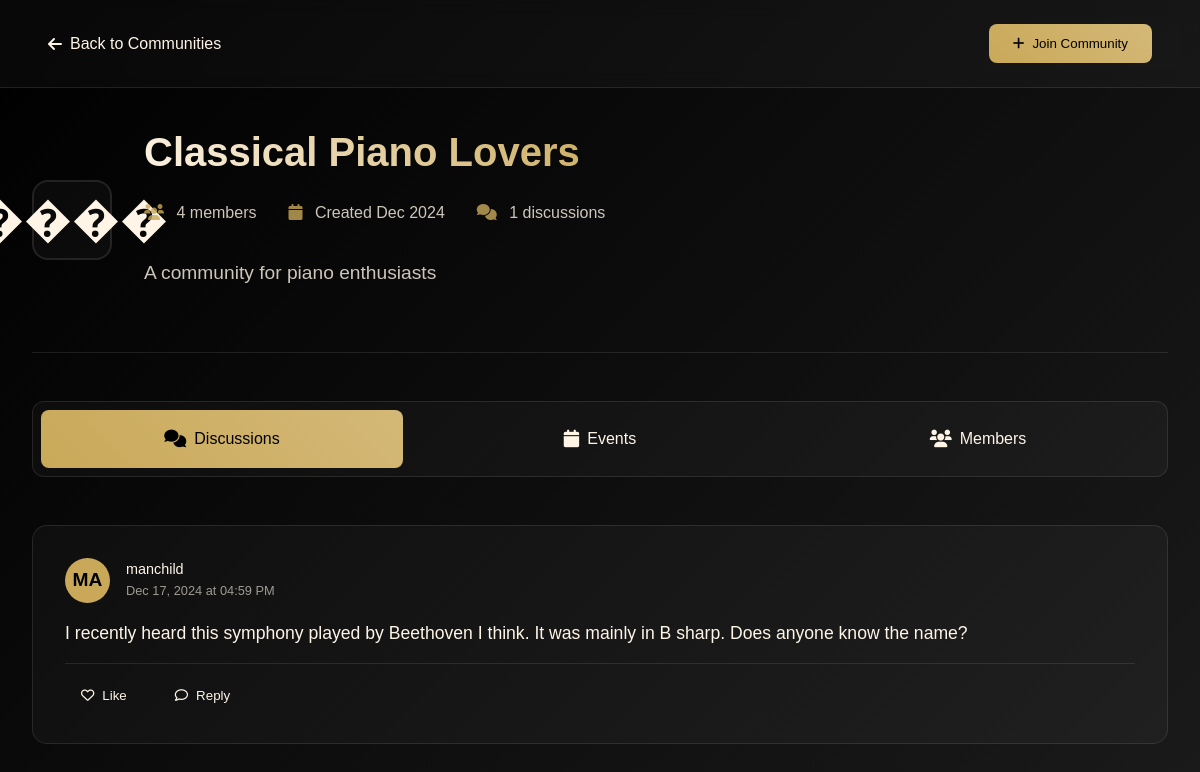
The app's page /pages/communities/view.php?id=1 (signed in) with its own data.
### tables this page shows
CREATE TABLE `communities` (
  `community_id` int(11) NOT NULL,
  `name` varchar(100) NOT NULL,
  `description` text DEFAULT NULL,
  `creator_id` int(11) DEFAULT NULL,
  `created_at` timestamp NOT NULL DEFAULT current_timestamp(),
  `image_path` varchar(255) DEFAULT NULL,
  `created_by` int(11) DEFAULT NULL,
  `category` enum('Classical','Baroque','Romantic','Contemporary','Theory','Performance','General') NOT NULL DEFAULT 'General',
  `rules` text DEFAULT NULL,
  `guidelines` text DEFAULT NULL
);

CREATE TABLE `community_posts` (
  `post_id` int(11) NOT NULL,
  `community_id` int(11) DEFAULT NULL,
  `user_id` int(11) DEFAULT NULL,
  `content` text NOT NULL,
  `created_at` timestamp NOT NULL DEFAULT current_timestamp()
);

CREATE TABLE `users` (
  `user_id` int(11) NOT NULL,
  `username` varchar(50) NOT NULL,
  `email` varchar(100) NOT NULL,
  `password_hash` varchar(255) NOT NULL,
  `bio` text DEFAULT NULL,
  `created_at` timestamp NOT NULL DEFAULT current_timestamp(),
  `updated_at` timestamp NOT NULL DEFAULT current_timestamp() ON UPDATE current_timestamp(),
  `role` enum('enthusiast','educator','admin','system_admin') DEFAULT 'enthusiast',
  `composer_preferences` text DEFAULT NULL,
  `status` enum('active','suspended') DEFAULT 'active'
);

### pages/communities/view.php (the view, shortened to what this page needs)
<?php
require_once '../../includes/config.php';
$user_id = $_SESSION['user_id'];
$community_id = $_GET['id'] ?? 0;
$community_stmt = $conn->prepare("
   SELECT c.*, u.username as creator_name,
          COUNT(DISTINCT cm.user_id) as member_count,
          MAX(CASE WHEN cm.user_id = ? THEN 1 ELSE 0 END) as is_member
   FROM communities c
   LEFT JOIN users u ON c.created_by = u.user_id
   LEFT JOIN community_members cm ON c.community_id = cm.community_id
   WHERE c.community_id = ?
   GROUP BY c.community_id
");
$community_stmt->bind_param("ii", $user_id, $community_id);
if (!$community_stmt->execute()) {
    die("Execute failed: " . $community_stmt->error);
}
$community = $community_stmt->get_result()->fetch_assoc();
$posts_query = "
    SELECT p.*, u.username
    FROM community_posts p
    JOIN users u ON p.user_id = u.user_id
    WHERE p.community_id = ?
    ORDER BY p.created_at DESC
";
$posts_stmt = $conn->prepare($posts_query);
$posts_stmt->bind_param("i", $community_id);
$posts_stmt->execute();
$posts = $posts_stmt->get_result()->fetch_all(MYSQLI_ASSOC);
?>
<!DOCTYPE html>
<html lang="en">
<head>
    <link rel="stylesheet" href="https://cdnjs.cloudflare.com/ajax/libs/font-awesome/6.0.0/css/all.min.css">
</head>
<body>
    <nav class="navbar">
        <div class="nav-content">
            <div class="nav-left">
                <a href="index.php" class="back-btn">
                    <i class="fas fa-arrow-left"></i> Back to Communities
                </a>
            </div>
            <div class="nav-right">
                <?php if (!$community['is_member']): ?>
                    <button class="btn join-btn" onclick="toggleMembership(<?php echo $community_id; ?>, this)"
                        data-is-member="0">
                        <i class="fas fa-plus"></i> Join Community
                    </button>
                <?php endif; ?>
            </div>
        </div>
    </nav>
    <div class="page-container">
        <main class="main-content">
            <div class="community-header">
                <div class="community-emoji">
                    <?php
                    $emojis = ['🎵', '🎼', '🎹', '����', '🎺', '🎸'];
                    echo $emojis[array_rand($emojis)];
                    ?>
                </div>
                <div class="community-info">
                    <h1><?php echo htmlspecialchars($community['name']); ?></h1>
                    <div class="community-stats">
                        <span><i class="fas fa-users"></i> <?php echo $community['member_count']; ?> members</span>
                        <span><i class="fas fa-calendar"></i> Created
                            <?php echo date('M Y', strtotime($community['created_at'])); ?></span>
                        <span><i class="fas fa-comments"></i> <?php echo count($posts); ?> discussions</span>
                    </div>
                    <p class="community-description"><?php echo htmlspecialchars($community['description']); ?></p>
                </div>
            </div>
            <div class="community-tabs">
                <a href="#discussions" class="tab <?php echo !isset($_GET['tab']) ? 'active' : ''; ?>">
                    <i class="fas fa-comments"></i> Discussions
                </a>
                <a href="#events"
                    class="tab <?php echo isset($_GET['tab']) && $_GET['tab'] === 'events' ? 'active' : ''; ?>">
                    <i class="fas fa-calendar"></i> Events
                </a>
                <a href="#members"
                    class="tab <?php echo isset($_GET['tab']) && $_GET['tab'] === 'members' ? 'active' : ''; ?>">
                    <i class="fas fa-users"></i> Members
                </a>
            </div>
            <div id="discussions" class="content-section"
                style="display: <?php echo !isset($_GET['tab']) || $_GET['tab'] === 'discussions' ? 'block' : 'none'; ?>">
                <div class="posts-section">
                    <div class="posts-list">
                        <?php if (empty($posts)): ?>
                            <div class="empty-state">
                                <i class="fas fa-comments"></i>
                                <h3>No discussions yet</h3>
                                <p>Be the first to start a discussion in this community!</p>
                            </div>
                        <?php else: ?>
                            <?php foreach ($posts as $post): ?>
                                <div class="post" data-post-id="<?php echo $post['post_id']; ?>">
                                    <div class="post-header">
                                        <div class="user-avatar">
                                            <?php echo strtoupper(substr($post['username'], 0, 2)); ?>
                                        </div>
                                        <div class="post-meta">
                                            <div class="post-author"><?php echo htmlspecialchars($post['username']); ?></div>
                                            <div class="post-time">
                                                <?php echo date('M d, Y \a\t h:i A', strtotime($post['created_at'])); ?>
                                            </div>
                                        </div>
                                    </div>
                                    <div class="post-content">
                                        <?php echo nl2br(htmlspecialchars($post['content'])); ?>
                                    </div>
                                    <div class="post-actions">
                                        <button class="action-btn like-btn">
                                            <i class="far fa-heart"></i> Like
                                        </button>
                                        <button class="action-btn reply-btn">
                                            <i class="far fa-comment"></i> Reply
                                        </button>
                                    </div>
                                </div>
                            <?php endforeach; ?>
                        <?php endif; ?>
                    </div>
                </div>
            </div>
        </main>
    </div>
</body>
</html>

### pages/communities/view.php (style rules this page uses)
:root { --primary: #fef5e7; --accent: #c9a959; --glass: rgba(254, 245, 231, 0.03); --border: rgba(254, 245, 231, 0.1); --glass-hover: rgba(254, 245, 231, 0.08); }
* { margin: 0; padding: 0; box-sizing: border-box; }
body { background: linear-gradient(135deg, #000000, #1a1a1a); color: var(--primary); font-family: 'Futura', sans-serif; min-height: 100vh; line-height: 1.6; }
.community-header { display: flex; gap: 2rem; align-items: center; margin-bottom: 3rem; padding-bottom: 2rem; border-bottom: 1px solid var(--border); }
.community-info h1 { font-size: 2.5rem; margin-bottom: 1rem; background: linear-gradient(45deg, var(--primary), var(--accent)); -webkit-background-clip: text; -webkit-text-fill-color: transparent; }
.community-stats { display: flex; gap: 2rem; color: var(--primary); opacity: 0.8; }
.community-stats i { color: var(--accent); margin-right: 0.5rem; }
.community-description { font-size: 1.2rem; margin: 2rem 0; color: rgba(254, 245, 231, 0.8); }
.posts-section { margin-top: 3rem; }
.post { background: var(--glass); border-radius: 15px; padding: 2rem; margin-bottom: 1.5rem; border: 1px solid var(--border); transition: all 0.3s ease; }
.post-header { display: flex; align-items: center; gap: 1rem; margin-bottom: 1rem; }
.user-avatar { width: 45px; height: 45px; border-radius: 50%; background: var(--accent); color: #000; display: flex; align-items: center; justify-content: center; font-weight: bold; font-size: 1.2rem; }
.post-meta { font-size: 0.9rem; color: rgba(254, 245, 231, 0.6); }
.post-content { font-size: 1.1rem; margin-top: 1rem; }
.btn { background: linear-gradient(45deg, var(--accent), #d4b877); color: #000; border: none; padding: 1rem 2rem; border-radius: 12px; cursor: pointer; font-weight: 500; transition: all 0.3s ease; }
.navbar { background: var(--glass); backdrop-filter: blur(10px); padding: 1.5rem 3rem; border-bottom: 1px solid var(--border); position: sticky; top: 0; z-index: 100; }
.nav-content { max-width: 1800px; margin: 0 auto; display: flex; justify-content: space-between; align-items: center; }
.back-btn { color: var(--primary); text-decoration: none; display: flex; align-items: center; gap: 0.5rem; transition: all 0.3s ease; }
.page-container { display: grid; grid-template-columns: 1fr 300px; gap: 2rem; max-width: 1800px; margin: 0 auto; padding: 2rem; }
.community-emoji { font-size: 3rem; width: 80px; height: 80px; display: flex; align-items: center; justify-content: center; background: var(--glass); border-radius: 16px; border: 2px solid var(--border); }
.post-actions { display: flex; gap: 1rem; margin-top: 1rem; padding-top: 1rem; border-top: 1px solid var(--border); }
.action-btn { background: transparent; border: none; color: var(--text-secondary); cursor: pointer; display: flex; align-items: center; gap: 0.5rem; padding: 0.5rem 1rem; border-radius: 8px; transition: all 0.3s ease; }
.page-container { display: grid; grid-template-columns: 1fr; gap: 2rem; max-width: 1800px; margin: 0 auto; padding: 2rem; }
.post-header { display: flex; gap: 1rem; align-items: flex-start; }
.post-time { font-size: 0.8rem; color: var(--text-secondary); }
.post-author { font-weight: 500; color: var(--primary); }
@media (max-width: 1200px) { .page-container { grid-template-columns: 1fr; } }
.community-tabs { display: flex; gap: 1rem; margin-bottom: 2rem; background: var(--glass); padding: 0.5rem; border-radius: 12px; border: 1px solid var(--border); }
.community-tabs .tab { flex: 1; padding: 1rem; text-align: center; text-decoration: none; color: var(--primary); transition: all 0.3s ease; border-radius: 8px; display: flex; align-items: center; justify-content: center; gap: 0.5rem; }
.community-tabs .tab.active { background: linear-gradient(45deg, var(--accent), #d4b877); color: #000; }
.community-tabs .tab i { font-size: 1.1rem; }
.content-section { transition: opacity 0.3s ease; }

### pages/communities/events/community_events.php (style rules this page uses)
.btn { display: inline-flex; align-items: center; gap: 0.5rem; padding: 0.75rem 1.5rem; border-radius: 8px; cursor: pointer; text-decoration: none; transition: all 0.3s ease; }

### records on screen
communities: name "Classical Piano Lovers", created_at "Dec 2024", description "A community for piano enthusiasts"
community_posts: user.username "MA", user.username "manchild", created_at "Dec 17, 2024 at 04:59 PM", content "I recently heard this symphony played by Beethoven I think. It was mainly in B sharp. Does anyone know the name?"

### other values on screen
$community['member_count'] "4"
count($posts) "1"
